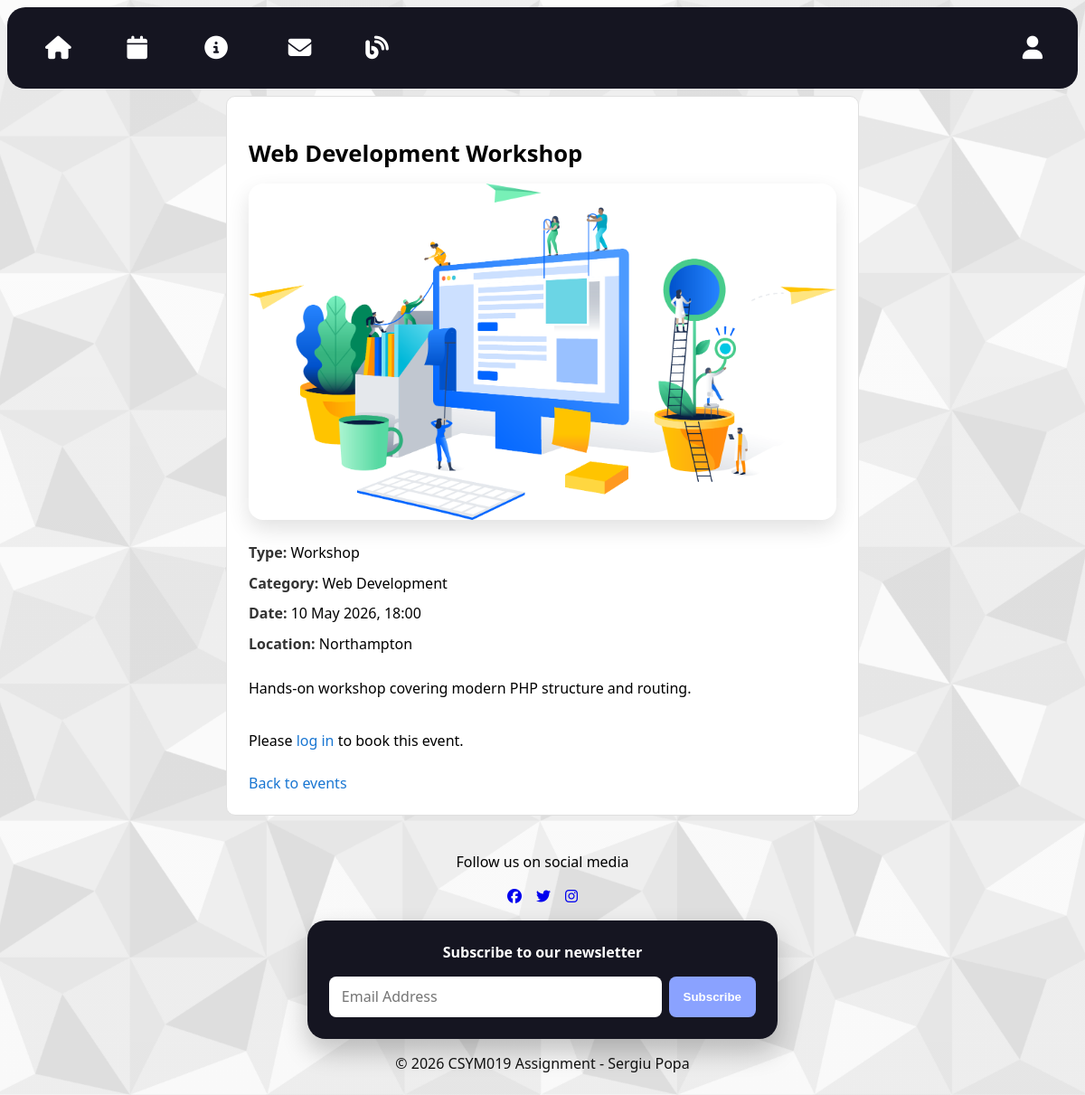
The app's page /events/show/1 with its own data.
### tables this page shows
CREATE TABLE IF NOT EXISTS events (
  eventid INT AUTO_INCREMENT PRIMARY KEY,
  category VARCHAR(255) NOT NULL,
  event_type VARCHAR(50) NOT NULL,
  title VARCHAR(255) NOT NULL,
  description TEXT NOT NULL,
  event_date DATETIME NOT NULL,
  location VARCHAR(255) NOT NULL,
  image_path VARCHAR(255) DEFAULT NULL,
  created_at TIMESTAMP DEFAULT CURRENT_TIMESTAMP
);

### src/framework/Application.php (called while the page is built, shortened)
<?php
class Application
{
    private Router $router;
    public function __construct(Router $router)
    {
        $this->router = $router;
    }
    public function run(): void
    {
        $path = parse_url($_SERVER['REQUEST_URI'], PHP_URL_PATH);
        $route = trim($path ?? '', '/');
        $parts = explode('/', $route);
        $controllerName = $parts[0] ?? 'home';
        $action = $parts[1] ?? 'index';
        $params = array_slice($parts, 2);
        $controller = $this->router->getController($controllerName);
        $page = $controller->$action(...$params);
        $variables = $page['variables'] ?? [];
        $content = $this->render(
            __DIR__ . '/../pages/' . $page['template'],
            $variables
        );
        require __DIR__ . '/../pages/layout.html.php';
    }
    private function render(string $file, array $variables = []): string
    {
        extract($variables);
        require $file;
        return ob_get_clean();
    }
}

### src/index.php (called while the page is built, shortened)
<?php
require_once __DIR__ . '/vendor/autoload.php';
require_once __DIR__ . '/autoload.php';
$router = new framework\Router();
$app = new framework\Application($router);
$app->run();

### src/controllers/EventController.php (called while the page is built, shortened)
<?php
class EventController
{
    private EventTable $events;
    public function __construct()
    {
        $this->events = new EventTable();
    }
    public function show(int $id): array
    {
        $event = $this->events->findById($id);
        $alreadyBooked = false;
        return [
            'title' => $event->title,
            'template' => 'event.html.php',
            'styles' => ['event.css'],
            'scripts' => ['booking.js'],
            'variables' => [
                'event' => $event,
                'alreadyBooked' => $alreadyBooked
            ]
        ];
    }
}

### src/autoload.php (called while the page is built, shortened)
<?php
spl_autoload_register(function (string $class) {
    $baseDir = __DIR__ . '/';
    $file = $baseDir . str_replace('\\', '/', $class) . '.php';
});

### src/framework/Database.php (called while the page is built, shortened)
<?php
class Database
{
    private static ?PDO $connection = null;
    public static function getConnection(): PDO
    {
        if (self::$connection === null) {
            $host = 'db';
            $db   = 'csym019_db';
            $user = 'csym019_user';
            $pass = 'csym019_pass';
            try {
                self::$connection = new PDO(
                    "mysql:host=$host;dbname=$db;charset=utf8mb4",
                    $user,
                    $pass
                );
                self::$connection->setAttribute(
                    PDO::ATTR_ERRMODE,
                    PDO::ERRMODE_EXCEPTION
                );
                self::$connection->setAttribute(
                    PDO::ATTR_DEFAULT_FETCH_MODE,
                    PDO::FETCH_ASSOC
                );
            } catch (PDOException $e) {
                die('Database connection failed: ' . $e->getMessage());
            }
        }
        return self::$connection;
    }
}

### src/models/EventTable.php (called while the page is built, shortened)
<?php
class EventTable
{
    private DatabaseHelper $table;
    public function __construct()
    {
        $this->table = new DatabaseHelper(
            Database::getConnection(),
            'events',
            'eventid',
            EventModel::class
        );
    }
    public function findById(int $eventid): object|false
    {
        return $this->table->find('eventid', $eventid);
    }
}

### src/framework/DatabaseHelper.php (called while the page is built, shortened)
<?php
class DatabaseHelper
{
    private PDO $pdo;
    private string $table;
    private string $className;
    public function __construct(
        PDO $pdo,
        string $table,
        string $primaryKey,
        string $className = 'stdClass'
    ) {
        $this->pdo = $pdo;
        $this->table = $table;
        $this->className = $className;
    }
    public function find(string $field, mixed $value): object|false
    {
        $stmt = $this->pdo->prepare(
            "SELECT * FROM {$this->table} WHERE {$field} = :value"
        );
        $stmt->execute([
            'value' => $value
        ]);
        $stmt->setFetchMode(PDO::FETCH_CLASS, $this->className);
        return $stmt->fetch();
    }
}

### src/pages/event.html.php (the view, shortened to what this page needs)
<section class="single-event">
    <h1 class="event-title"><?= htmlspecialchars($event->title) ?></h1>
    <img
        class="single-event-image"
        src="<?= !empty($event->image_path) ? htmlspecialchars($event->image_path) : '/assets/placeholder.jpg' ?>"
        alt="<?= htmlspecialchars($event->title) ?>"
    >
    <div class="single-event-details">
        <p><strong>Type:</strong> <?= htmlspecialchars($event->event_type) ?></p>
        <p><strong>Category:</strong> <?= htmlspecialchars($event->category) ?></p>
        <p><strong>Date:</strong> <?= date('d M Y, H:i', strtotime($event->event_date)) ?></p>
        <p><strong>Location:</strong> <?= htmlspecialchars($event->location) ?></p>
        <p><?= nl2br(htmlspecialchars($event->description)) ?></p>
    </div>
    <?php if (!isset($_SESSION['user'])): ?>
        <p>Please <a href="/account">log in</a> to book this event.</p>
    <?php elseif (strtotime($event->event_date) < time()): ?>
        <p>This event has already ended.</p>
    <?php elseif ($alreadyBooked): ?>
        <p>You have already booked this event.</p>
    <?php endif; ?>
    <a href="/events">Back to events</a>
</section>

### src/styles/global.css (style rules this page uses)
:root { --bg: #ffffff; }
html { overflow-x: hidden; }
body { margin: 0; font-family: system-ui, -apple-system, Segoe UI, Roboto, Arial, sans-serif; background: linear-gradient(rgba(0, 0, 0, 0.01), rgba(0, 0, 0, 0.02)), url("../assets/bg.jpg") center / cover no-repeat fixed; overflow-x: hidden; }
img { display: block; max-width: 100%; }
* { box-sizing: border-box; }

### src/styles/layout.css (style rules this page uses)
:root { --nav-pad: 0.75rem; --nav-gap: 0.75rem; --icon-size: 1.6rem; --logo-height: 2.5rem; }
body { display: grid; grid-template-rows: auto 1fr auto; min-height: 100vh; margin: 0; }

### src/styles/cards.css (style rules this page uses)
:root { --card-panel-color: #151521; --card-text-color: #f4f4f7; --card-secondary-color: #b8b8c6; --card-border-color: rgba(255, 255, 255, 0.1); --card-radius-size: 16px; --card-gap: clamp(12px, 2vw, 20px); --card-pad: clamp(14px, 2vw, 18px); }

### src/styles/event.css (style rules this page uses)
.event-title { margin-bottom: 1rem; font-size: 1.6rem; font-weight: 700; }
.single-event { max-width: 700px; margin: 0 auto; padding: 1.5rem; border: 1px solid #e0e0e0; border-radius: 10px; background-color: #ffffff; }
.single-event p { margin: 0.5rem 0; line-height: 1.5; }
.single-event strong { color: #333; }
.single-event p:last-of-type { margin-top: 1rem; }
.single-event a { display: inline-block; margin-top: 1rem; text-decoration: none; color: #1976d2; }
.single-event-image { width: 100%; max-height: 420px; object-fit: contain; background: transparent; border-radius: 16px; margin: 1rem 0 1.5rem; box-shadow: 0 10px 24px rgba(0, 0, 0, 0.12); }
.single-event-details { display: flex; flex-direction: column; gap: 0.5rem; }
.single-event-details p { margin: 0; line-height: 1.6; }

### records on screen
events: title "Web Development Workshop", image_path (picture), event_type "Workshop", category "Web Development", event_date "10 May 2026, 18:00", location "Northampton", description "Hands-on workshop covering modern PHP structure and routing."
